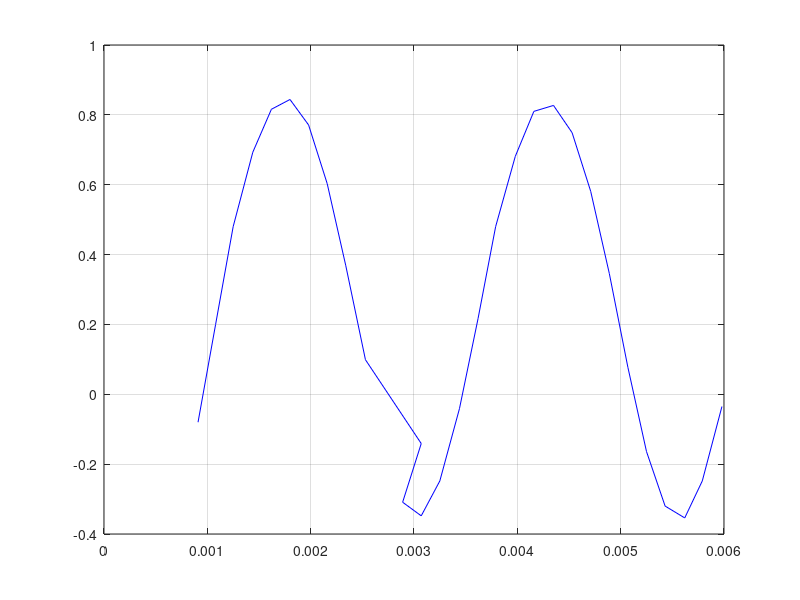

Reproduce this figure in MATLAB.
clear ; close all; clc

data = importdata('./chapter_p_exercise_5_49.txt',',');
x = data(:, 1);
y = data(:, 2);

% plot(x, y, 'x');
% hold on
% 
% 
% func_sin = @(a,t) a(1)*sin(2*pi*t/a(2) + a(3)) + a(4);
% A= lsqcurvefit( func_sin, [5000 0 25000 0], x, y);
% 
% plot(x, func_sin(A, x));

yu = max(y);
yl = min(y);
yr = (yu-yl);                               % Range of ‘y’
yz = y-yu+(yr/2);
zx = x(yz .* circshift(yz,[0 1]) <= 0);     % Find zero-crossings
per = 2*mean(diff(zx));                     % Estimate period
ym = mean(y);                               % Estimate offset
fit = @(b,x)  b(1).*(sin(2*pi*x./b(2) + 2*pi/b(3))) + b(4);    % Function to fit
fcn = @(b) sum((fit(b,x) - y).^2);                              % Least-Squares cost function
s = fminsearch(fcn, [yr;  per;  -1;  ym])                       % Minimise Least-Squares
xp = linspace(min(x),max(x));
figure(1)
plot(x,y,'b',  xp,fit(s,xp), 'r')
grid
